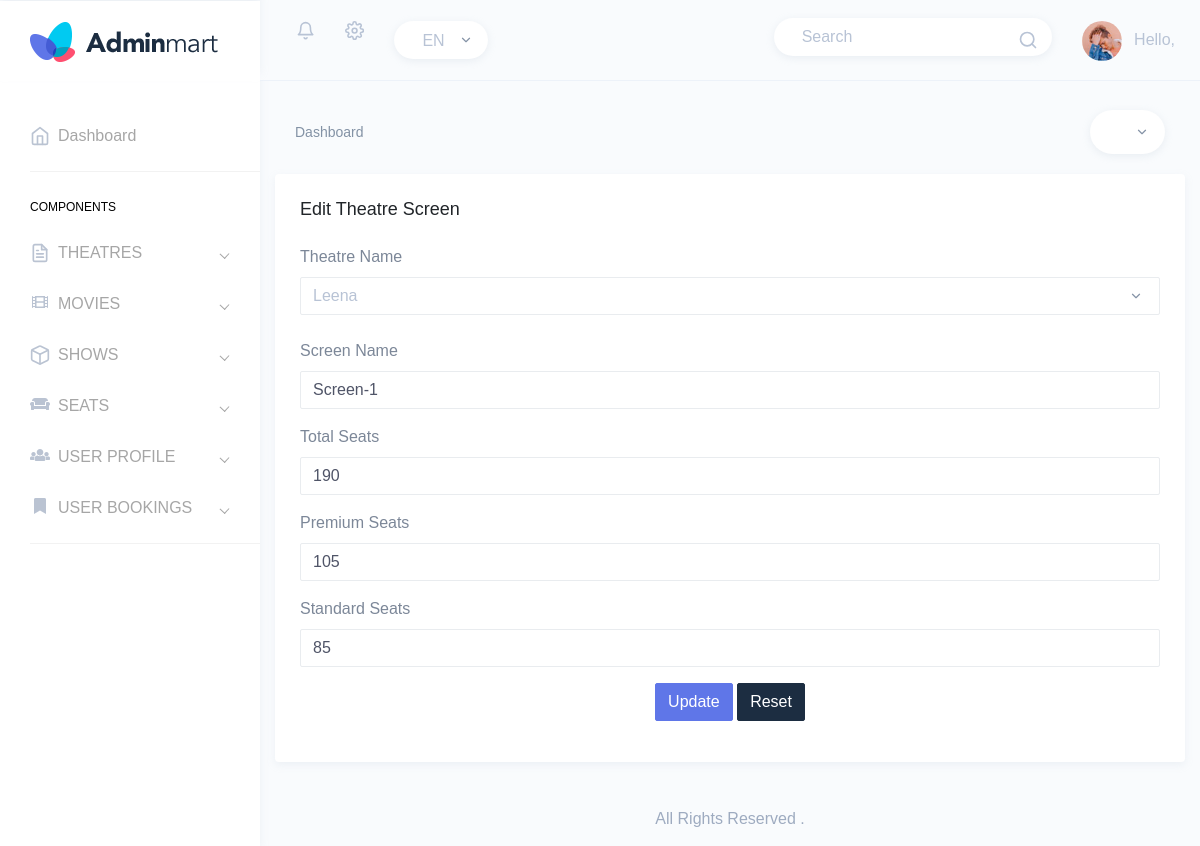
The page /Backend/edit_screen/1/ on the database its author committed.
### Backend/models.py (models this page shows)
class ScreenDB(models.Model):
    Theatre = models.CharField(max_length=100,null=True,blank=True)
    ScreenName = models.CharField(max_length=100,null=True,blank=True)
    TotalSeat = models.IntegerField(null=True,blank=True)
    PremiumSeat = models.IntegerField(null=True,blank=True)
    StandardSeat = models.IntegerField(null=True,blank=True)

### Backend/views.py (the view)
# urls.py: path('edit_screen/<int:s_id>/',views.edit_screen,name="edit_screen"),
def edit_screen(request,s_id):
    Tname = TheatreDB.objects.all()
    scrn = ScreenDB.objects.get(id=s_id)
    return render(request,"Edit_Screen.html",{"Tname":Tname,"scrn":scrn})

### Backend/templates/Edit_Screen.html (shortened to what this page needs)
{% extends 'index.html' %}
{% block content %}
<html lang="en">
<head>
</head>
<body>
<div class="col-sm-12 col-md-12" style="margin-top:20px;">
                        <div class="card">
                            <div class="card-body">
                                <h4 class="card-title">Edit Theatre Screen</h4>
                                <form class="mt-4" method="post" action="{% url 'update_screen' s_id=scrn.id %}">
                                    <div class="form-group mb-4">
                                        <label class="mr-sm-2" for="inlineFormCustomSelect">Theatre Name</label>
                                        <select class="custom-select mr-sm-2" id="inlineFormCustomSelect" name="tname">
                                            <option>{{scrn.Theatre}}</option>
                                        </select>
                                    </div>
                                    <div class="form-group">
                                        <label>Screen Name</label>
                                        <input type="text" class="form-control" placeholder="Screen Name" name="sname" value="{{scrn.ScreenName}}">
                                    </div>
                                    <div class="form-group">
                                        <label>Total Seats</label>
                                        <input type="text" class="form-control" placeholder="Seats" name="seat" value="{{scrn.TotalSeat}}">
                                    </div>
                                    <div class="form-group">
                                        <label>Premium Seats</label>
                                        <input type="text" class="form-control" placeholder="Pre-Seats" name="pseat" value="{{scrn.PremiumSeat}}">
                                    </div>
                                    <div class="form-group">
                                        <label>Standard Seats</label>
                                        <input type="text" class="form-control" placeholder="Stn-Seats" name="Sseat" value="{{scrn.StandardSeat}}">
                                    </div>
                                    <div class="form-actions">
                                        <div class="text-center">
                                            <button type="submit" class="btn btn-info">Update</button>
                                            <button type="reset" class="btn btn-dark">Reset</button>
                                        </div>
                                    </div>
                                </form>
                            </div>
                        </div>
                    </div>
</body>
</html>
{% endblock %}

### rows shown on the page
ScreenDB: tname "Leena", sname "Screen-1", seat "190", pseat "105", Sseat "85"
